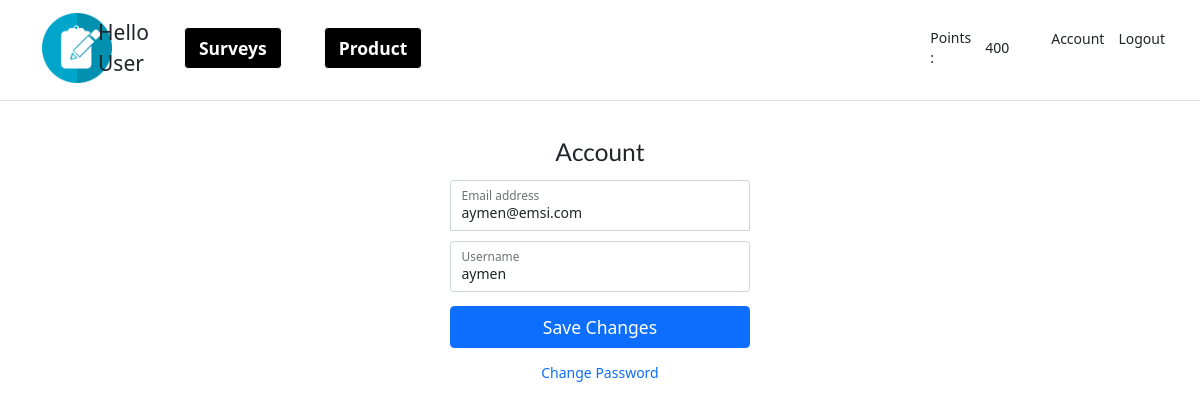
The page /account/ (signed in) on the database its author committed.
### account/models.py (models this page shows, shortened)
class Account(AbstractBaseUser):
    email = models.EmailField(verbose_name="email", max_length=60, unique=True)
    username = models.CharField(max_length=30, unique=True)
    date_joined = models.DateTimeField(
        verbose_name='date joined', auto_now_add=True)
    last_login = models.DateTimeField(verbose_name='last login', auto_now=True)
    is_admin = models.BooleanField(default=False)
    is_active = models.BooleanField(default=True)
    is_staff = models.BooleanField(default=False)
    is_superuser = models.BooleanField(default=False)
    points = models.IntegerField(default=0)
    USERNAME_FIELD = 'email'
    REQUIRED_FIELDS = ['username']
    objects = MyAccountManager()

### account/views.py (the view)
# urls.py: path('account/', account_view, name="account"),
def account_view(request):
    if not request.user.is_authenticated:
        return redirect("login")
    context = {}
    if request.POST:
        form = AccountUpdateForm(request.POST, instance=request.user)
        if form.is_valid():
            form.initial = {
                "email": request.POST['email'],
                "username": request.POST['username'],
            }
            form.save()
            context['success_message'] = "Updated"
    else:
        form = AccountUpdateForm(
            initial={
                "email": request.user.email,
                "username": request.user.username,
            }
        )
    context['account_form'] = form
    return render(request, "account/account.html", context)

### account/forms.py (shortened to what this page needs)
class AccountUpdateForm(forms.ModelForm):
	class Meta:
		model = Account
		fields = ('email', 'username', )

### account/templates/account/account.html (shortened to what this page needs)
{% extends 'base.html' %} {% block content %}
<main class="form-signin" >
  <form method="post">  {% csrf_token %}
    <h1 class="h3 mb-3 fw-normal">Account</h1>
    <div class="form-floating">
      <input
        type="email"
        name="email"
        class="form-control"
        id="floatingInput"
        placeholder="name@example.com"
        value={{account_form.initial.email}}
      />
      <label for="floatingPassword">Email address</label>
    </div>
    <div class="form-floating">
      <input
        type="text"
        name = "username"
        class="form-control"
        id="floatingUsername"
        placeholder="username"
        value={{account_form.initial.username}}
      />
      <label for="floatingPassword">Username</label>
    </div>
    <button class="w-100 btn btn-lg btn-primary" type="submit" >Save Changes</button>
  </form>
  <div class="d-flex flex-column">
    <a class="m-auto mt-3" style="text-decoration: none;" href="{% url 'password_change'%}">Change Password</a>
  </div>
</main>
{% endblock content %}

### templates/snippets/header.html (shortened to what this page needs)
{% load static %}
<link
  href="https://cdn.jsdelivr.net/npm/bootstrap@5.1.3/dist/css/bootstrap.min.css"
  rel="stylesheet"
/>
<div
  class="d-flex flex-column flex-md-row align-items-center pb-1 mb-4 border-bottom"
>
{% if request.user.is_authenticated %}
{% if request.user.is_admin %}
<a href="{% url 'dashboard' %}"> <img class="img-fluid d-block mx-5 " src="{% static 'logo.png' %}" width="70" height="70"> </a>
<span class="fs-4 p-3">Hello Admin </span>
<a href="{% url 'surveys' %}" class="btn btn-lg btn-secondary fw-bold border-white bg-black mx-4 ">My survey</a>
<a href="{% url 'create_product' %}" class="btn btn-lg btn-secondary fw-bold border-white bg-black mx-4 ">Create Product</a>
<a href="{% url 'produit_list_admin' %}" class="btn btn-lg btn-secondary fw-bold border-white bg-black mx-4 ">My Products</a>
<a href="{% url 'user_list' %}" class="btn btn-lg btn-secondary fw-bold border-white bg-black mx-4 ">Users</a>
{% elif not request.user.is_admin%}
<a href="{% url 'home' %}"> <img class="img-fluid d-block mx-5 " src="{% static 'logo.png' %}" width="70" height="70"> </a>
<span class="fs-4 p-3">Hello User </span>
<a href="{% url 'list' %}" class="btn btn-lg btn-secondary fw-bold border-white bg-black mx-4 ">Surveys</a>
<a href="{% url 'produit_list' %}" class="btn btn-lg btn-secondary fw-bold border-white bg-black mx-4 ">Product</a>
{% endif %}
{% else %}
<a href="{% url 'home' %}"> <img class="img-fluid d-block mx-5 " src="{% static 'logo.png' %}" width="70" height="70"> </a>
{% endif %}
  <nav class="d-inline-flex mt-2 mt-md-0 ms-md-auto p-4">
    {% if request.user.is_authenticated %}
    {% if request.user.is_admin %}
    <a href="{% url 'create' %}" class="btn btn-lg btn-secondary fw-bold border-white bg-black mx-4 ">Create Survey</a>
    <a
      class="me-3 py-2 text-dark text-decoration-none"
      href="{% url 'account' %}"
      >Account</a
    >
    <a
      class="me-3 py-2 text-dark text-decoration-none"
      href="{% url 'logout' %}"
      >Logout</a
    >
  {% elif not request.user.is_admin%}
  <p class="m-auto py-2 me-3"> Points : </p>
  <p class="m-auto py-2 me-5 color-red">
    {{ request.user.points }}
  </p>
  <a
  class="me-3 py-2 text-dark text-decoration-none"
  href="{% url 'account' %}"
  >Account</a
>
<a
  class="me-3 py-2 text-dark text-decoration-none"
  href="{% url 'logout' %}"
  >Logout</a
>
</nav>
  {% endif %}
  {% endif %}
</div>

### templates/snippets/header.html (style rules this page uses)
form { width: 100%; }

### account/templates/account/account.html (style rules this page uses)
.form-signin { width: 100%; max-width: 330px; padding: 15px; margin: auto; }
.form-signin input[type="email"] { margin-bottom: 10px; border-bottom-right-radius: 0; border-bottom-left-radius: 0; }
.h3 { text-align: center; }

### rows shown on the page
Account: user.points "400", email "aymen@emsi.com", username "aymen"
